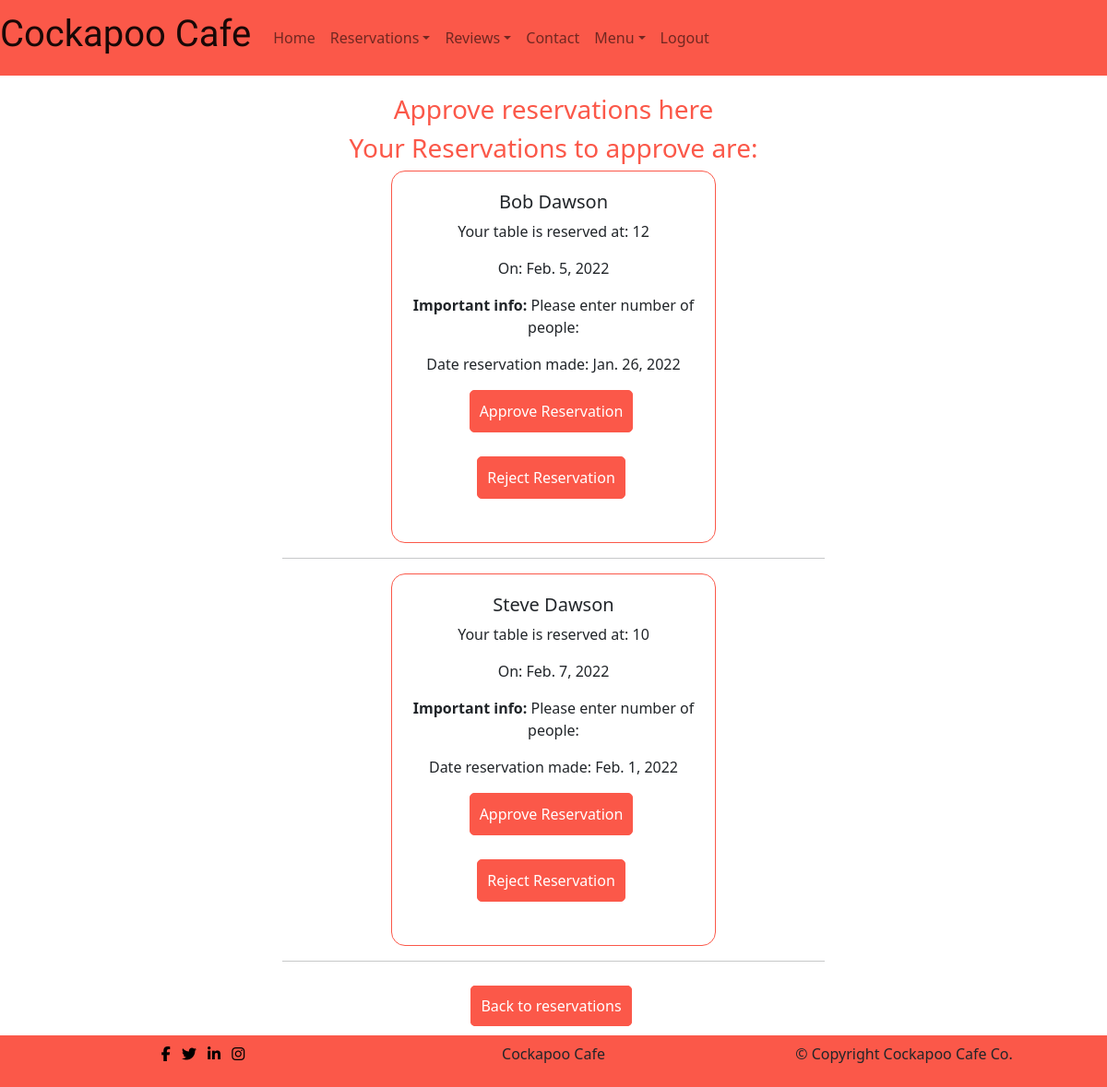
Page /reservation/approve_reservation/ (signed in) on the committed database.
### reservation/models.py (models this page shows, shortened)
class Reservation(models.Model):
    first_name = models.CharField(max_length=100, unique=False)
    last_name = models.CharField(max_length=100, unique=False)
    email = models.EmailField(max_length=100, unique=False)
    phone = models.CharField(validators=[Phone_Regex], max_length=60,
                             null=True, blank=True)
    time = models.CharField(max_length=100, choices=Reservation_Choices,
                            default='9')
    datetime = models.DateField(auto_now_add=False, null=True, blank=False)
    information = models.TextField(blank=False,
                                   default='Please enter number of people:')
    sent_date = models.DateField(auto_now_add=True)
    accepted = models.BooleanField(default=False)
    rejected = models.BooleanField(default=False)
    accepted_date = models.DateTimeField(auto_now=True, null=True)
    user = models.ForeignKey(User, blank=True, null=True,
                             on_delete=models.CASCADE)
    class Meta:
        ordering = ["datetime"]

### reservation/views.py (the view)
# urls.py: path('approve_reservation/', views.ReservationApproveListView.as_view(),
class ReservationApproveListView(LoginRequiredMixin, ListView):
    model = Reservation
    queryset = Reservation.objects.filter(
        Q(accepted=False) & Q(rejected=False))
    template_name = 'reservation/approve-reservation.html'

### reservation/templates/reservation/approve-reservation.html (shortened to what this page needs)
{% extends 'base.html' %}
{% load static %}
{% block content %}
    <div class=" container no-reservation-text">
        <h3>Approve reservations here</h3>
        <h3>Your Reservations to approve are:</h3>
    </div>
    {% if request.user.is_superuser %}
        {% for res in object_list %}
                <div class="row row-cols-1 row-cols-md-2 g-4 justify-content-center made-reservation">
                    <div class="col">
                        <div class="card">
                            <div class="card-body text-center">
                                <h5 class="card-title">{{ res.first_name }} {{ res.last_name }}</h5>
                                <p class="card-text">Your table is reserved at: {{ res.time }}</p>
                                <p class="card-text"> On: {{ res.datetime }}</p>
                                <p class="card-text"><strong>Important info:</strong> {{ res.information }}</p>
                                <p class="card-text">Date reservation made: {{ res.sent_date }}</p>
                                <p class="inline-flex"><a href="{% url 'approved_revservation' res.id %}" class="menu-btn">Approve Reservation</a></p>
                                <p class="inline-flex"><a href="{% url 'reject_revservation' res.id %}" class="menu-btn">Reject Reservation</a></p>
                            </div>
                        </div>
                        <hr>
                    </div>
                </div>
        {% endfor %}
    {% endif %}
    <p id="make-reservation-btn"><a class="menu-btn" href="{% url 'reservation' %}">Back to reservations</a></p>
{% endblock %}

### static/css/style.css (style rules this page uses)
body { min-height: 100vh; display: flex; flex-direction: column; }
.menu-btn { background-color: #fb5849; color: #fff; border: 1px solid #fb5849; padding: 10px; border-radius: 5px; margin-bottom: 10px; margin-right: 5px; text-decoration: none; }
.inline-flex { display: inline-flex; }
div.card { width: 60%; margin: 0 auto; margin-bottom: 10px;; }
.card { border: 1px solid #fb5849; border-radius: 15px; padding: 5px; }
h3 { color: #fb5849; text-align: center; }
#make-reservation-btn { text-align: center; margin: 20px auto; }
.no-reservation-text { text-align: center; }

### rows in the picture
Reservation: first_name "Bob", last_name "Dawson", time "12", datetime "Feb. 5, 2022", information "Please enter number of people:", sent_date "Jan. 26, 2022"
Reservation: first_name "Steve", last_name "Dawson", time "10", datetime "Feb. 7, 2022", information "Please enter number of people:", sent_date "Feb. 1, 2022"
